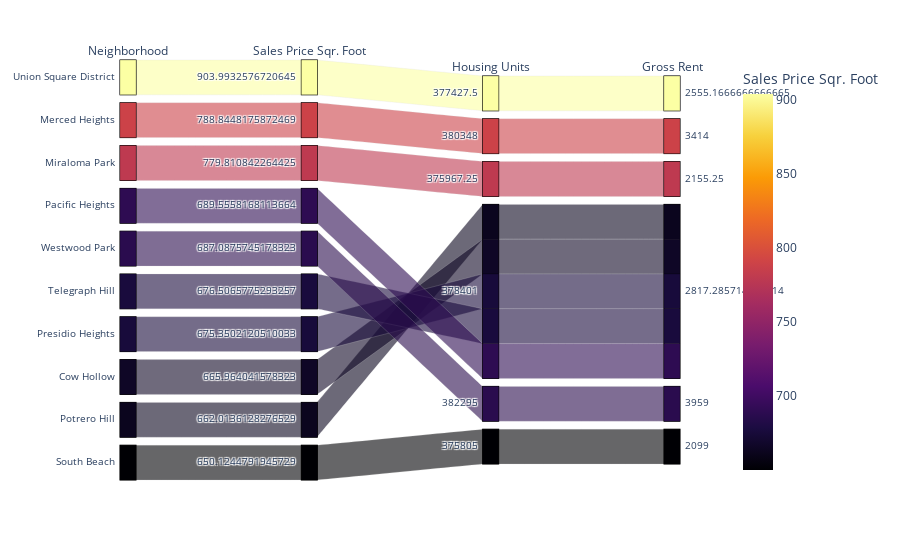

The code cell stored with this chart in its notebook:
### Code cell
# Parallel Categories Plot
parallel_categories_plot = px.parallel_categories(
    ten_expensive_neighborhoods,    
    dimensions = ["neighborhood", "sale_price_sqr_foot", "housing_units", "gross_rent"],
    color = "sale_price_sqr_foot",
    color_continuous_scale=px.colors.sequential.Inferno,
    labels={
        "neighborhood":"Neighborhood",
        "sale_price_sqr_foot":"Sales Price Sqr. Foot",
        "housing_units":"Housing Units", 
        "gross_rent":"Gross Rent" 
    }
)
parallel_categories_plot.show()

### Figure 1 — Plotly figure (JSON) as saved in the notebook; plotly's stock layout.template omitted (floating-point values rounded to 4 significant figures)
{"data": [{"dimensions": [{"label": "Neighborhood", "values": ["Union Square District", "Merced Heights", "Miraloma Park", "Pacific Heights", "Westwood Park", "Telegraph Hill", "Presidio Heights", "Cow Hollow", "Potrero Hill", "South Beach"]}, {"label": "Sales Price Sqr. Foot", "values": [904.0, 788.8, 779.8, 689.6, 687.1, 676.5, 675.4, 666.0, 662.0, 650.1]}, {"label": "Housing Units", "values": [377400.0, 380348, 376000.0, 378401, 382295, 378401, 378401, 378401, 378401, 375805]}, {"label": "Gross Rent", "values": [2555.0, 3414, 2155.0, 2817.0, 3959, 2817.0, 2817.0, 2817.0, 2817.0, 2099]}], "domain": {"x": [0, 1], "y": [0, 1]}, "line": {"color": [904.0, 788.8, 779.8, 689.6, 687.1, 676.5, 675.4, 666.0, 662.0, 650.1], "coloraxis": "coloraxis"}, "name": "", "type": "parcats"}], "layout": {"autosize": true, "coloraxis": {"colorbar": {"title": {"text": "Sales Price Sqr. Foot"}}, "colorscale": [[0, "#000004"], [0.1111, "#1b0c41"], [0.2222, "#4a0c6b"], [0.3333, "#781c6d"], [0.4444, "#a52c60"], [0.5556, "#cf4446"], [0.6667, "#ed6925"], [0.7778, "#fb9b06"], [0.8889, "#f7d13d"], [1, "#fcffa4"]]}, "legend": {"tracegroupgap": 0}, "margin": {"t": 60}}}
